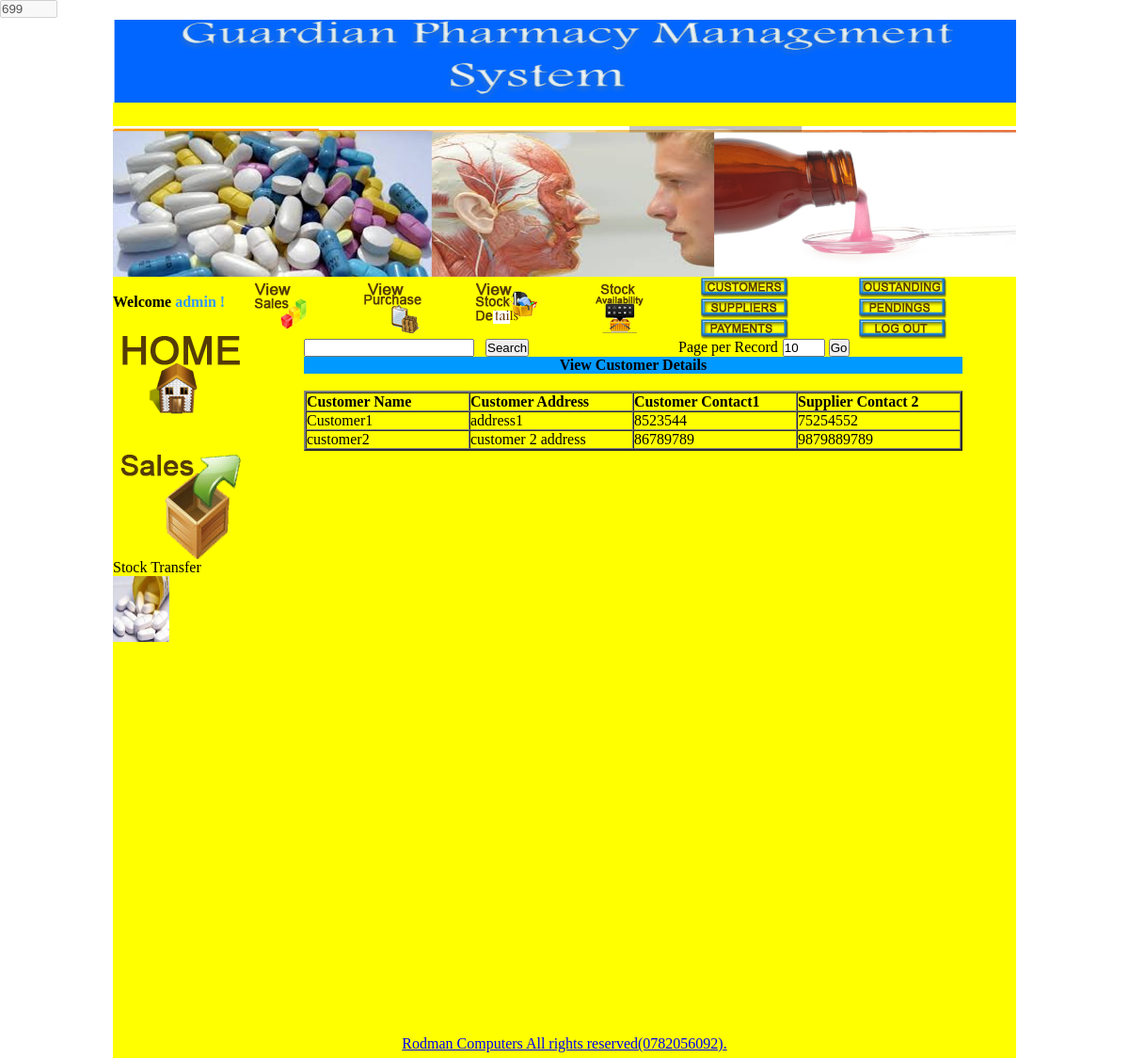
The page /user/view_customer_details.php (signed in) on the database as committed earlier.
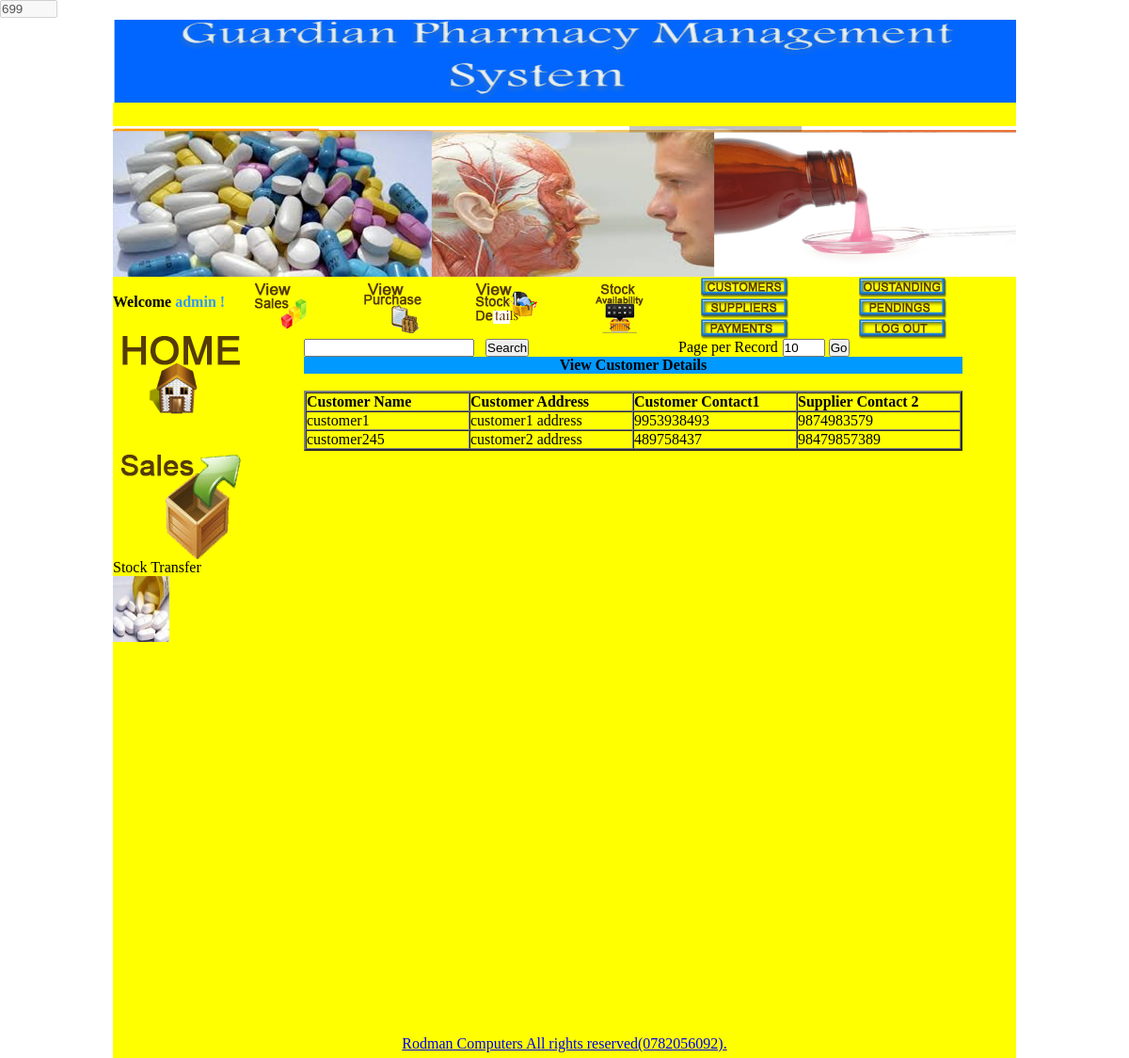
The same page on the database as committed later.
### tables this page shows
CREATE TABLE `customer_details` (
  `id` int(10) unsigned NOT NULL auto_increment,
  `customer_name` varchar(200) NOT NULL,
  `customer_address` varchar(500) NOT NULL,
  `customer_contact1` varchar(100) NOT NULL,
  `customer_contact2` varchar(100) NOT NULL,
  `balance` int(11) NOT NULL,
  PRIMARY KEY  (`id`)
);

### user/view_customer_details.php (the view, shortened to what the changed rows need)
<?php
if(!isset($_SESSION['username']) || $_SESSION['usertype'] !='admin'){
header("location:index.php?msg=Please%20login%20to%20access%20admin%20area%20!");
}
else
{
?><!DOCTYPE HTML PUBLIC "-//W3C//DTD HTML 4.01 Transitional//EN"
"http://www.w3.org/TR/html4/loose.dtd">
<html>
<head>
<link rel="stylesheet" href="css/validationEngine.jquery.css" type="text/css" media="screen" title="no title" charset="utf-8" />
		<link rel="stylesheet" href="css/template.css" type="text/css" media="screen" title="no title" charset="utf-8" />
</head>
<body onload="setTimeout('startCountDown()',2000);" onmousemove="resetTimer();">
<table width="100%"  border="0" cellspacing="0" cellpadding="0">
  <tr>
    <td align="center" valign="top"><table width="960" border="0" cellspacing="0" cellpadding="0">
      <tr>
        <td><table width="960" border="0" cellpadding="0" cellspacing="0" bgcolor="yellow">
          <tr>
            <td height="800" align="left" valign="top"><table width="960" border="0" cellpadding="0" cellspacing="0" bgcolor="yellow">
              <tr>
				 <td height="500" align="center" valign="top">
				<?php
	$limit = 10;
	$page = $_GET['page'];
	if($page)
		$start = ($page - 1) * $limit;
	else
		$start = 0;
	$sql = "SELECT * FROM customer_details LIMIT $start, $limit ";
	$result = mysql_query($sql);
?>
	<form name="deletefiles" action="deleteselected.php" method="post">
      <table width="700" border="0" cellspacing="0" cellpadding="0">
      <tr>
        <td align="center"><table width="100%"  border="2" cellspacing="0" cellpadding="0">
		  <?php
								while($row = mysql_fetch_array($result))
		{
										 ?>
  											<tr>
       	<td width="100"><?php echo $row['customer_name']; ?></td>
        <td width="100"><?php echo $row['customer_address']; ?></td>
        <td width="100"><?php echo $row['customer_contact1']; ?></td>
        <td width="100"><?php echo $row['customer_contact2']; ?></td>
							</tr>
                                             <?php
									  }
?>
        </table></td>
      </tr>
    </table>
	</form>
	</td>
  </tr>
</table>
</td>
              </tr>
            </table>
		</td>
          </tr>
        </table></td>
      </tr>
    </table></td>
</body>
</html>
<?php
}
?>

Rows that differ between the two databases and show on the page:
removed customer_details: customer_name "Customer1", customer_address "address1", customer_contact1 "8523544", customer_contact2 "75254552"
removed customer_details: customer_name "customer2", customer_address "customer 2 address", customer_contact1 "86789789", customer_contact2 "9879889789"
added customer_details: customer_name "customer1", customer_address "customer1 address", customer_contact1 "9953938493", customer_contact2 "9874983579"
added customer_details: customer_name "customer245", customer_address "customer2 address", customer_contact1 "489758437", customer_contact2 "98479857389"
